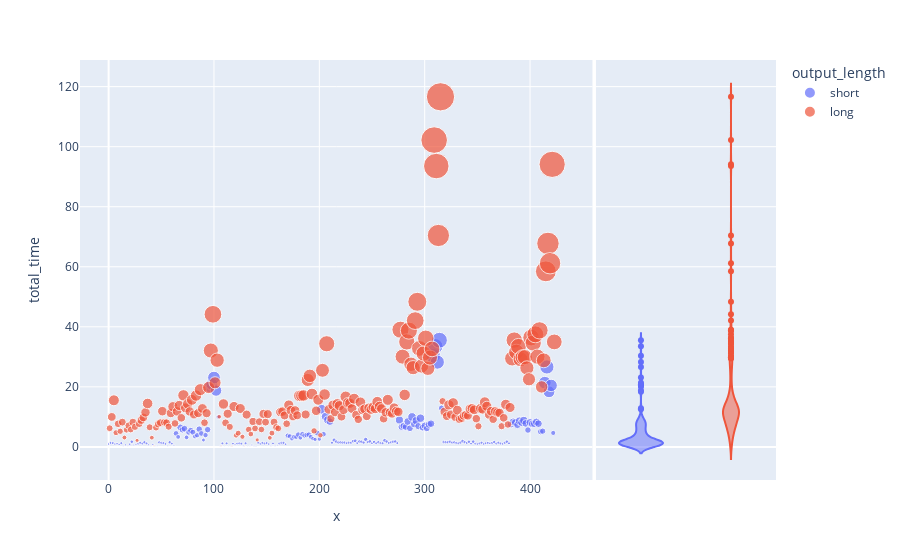

Here is the notebook cell this chart was saved with:
### Markdown cell above
# Analyzing the most important thing
- time w.r.t inputs
- time w.r.t outputs

### Code cell
fig = px.scatter(data_df, x= range(len(data_df)), y= "total_time", size="output_tokens", color = 'output_length', marginal_y="violin")
fig.show()
fig = px.scatter(data_df, x= "output_tokens" , y= ["total_time", "load_time", "prompt_eval_time", "output_eval_time"], trendline="lowess")
fig.show()
fig = px.scatter(data_df, x= "input_tokens", y= ["total_time", "load_time", "prompt_eval_time", "output_eval_time"], trendline="lowess")
fig.show()
fig = px.scatter(data_df, y= "output_eval_time_per_output_token" , x= "output_tokens", trendline="lowess", marginal_y="histogram")
fig.show()

### Figure 1 — Plotly figure (JSON) as saved in the notebook; plotly's stock layout.template omitted (floating-point values rounded to 4 significant figures; data arrays with more than 128 entries replaced by an {"elided": "..."} marker saying what was removed)
{"data": [{"hovertemplate": "output_length=short<br>x=%{x}<br>total_time=%{y}<br>output_tokens=%{marker.size}<extra></extra>", "legendgroup": "short", "marker": {"color": "#636efa", "size": {"elided": "212 int values"}, "sizemode": "area", "sizeref": 12.0, "symbol": "circle"}, "mode": "markers", "name": "short", "orientation": "v", "showlegend": true, "type": "scatter", "x": {"elided": "212 int values"}, "xaxis": "x", "y": {"elided": "212 float values"}, "yaxis": "y"}, {"alignmentgroup": "True", "hovertemplate": "output_length=short<br>total_time=%{y}<extra></extra>", "legendgroup": "short", "marker": {"color": "#636efa", "symbol": "circle"}, "name": "short", "offsetgroup": "short", "scalegroup": "y", "showlegend": false, "type": "violin", "xaxis": "x2", "y": {"elided": "212 float values"}, "yaxis": "y2"}, {"hovertemplate": "output_length=long<br>x=%{x}<br>total_time=%{y}<br>output_tokens=%{marker.size}<extra></extra>", "legendgroup": "long", "marker": {"color": "#EF553B", "size": {"elided": "212 int values"}, "sizemode": "area", "sizeref": 12.0, "symbol": "circle"}, "mode": "markers", "name": "long", "orientation": "v", "showlegend": true, "type": "scatter", "x": {"elided": "212 int values"}, "xaxis": "x", "y": {"elided": "212 float values"}, "yaxis": "y"}, {"alignmentgroup": "True", "hovertemplate": "output_length=long<br>total_time=%{y}<extra></extra>", "legendgroup": "long", "marker": {"color": "#EF553B", "symbol": "circle"}, "name": "long", "offsetgroup": "long", "scalegroup": "y", "showlegend": false, "type": "violin", "xaxis": "x2", "y": {"elided": "212 float values"}, "yaxis": "y2"}], "layout": {"legend": {"itemsizing": "constant", "title": {"text": "output_length"}, "tracegroupgap": 0}, "margin": {"t": 60}, "xaxis": {"anchor": "y", "domain": [0, 0.7363], "title": {"text": "x"}}, "xaxis2": {"anchor": "y2", "domain": [0.7413, 1], "matches": "x2", "showgrid": false, "showline": false, "showticklabels": false, "ticks": ""}, "yaxis": {"anchor": "x", "domain": [0, 1], "title": {"text": "total_time"}}, "yaxis2": {"anchor": "x2", "domain": [0, 1], "matches": "y", "showgrid": true, "showticklabels": false}}}
